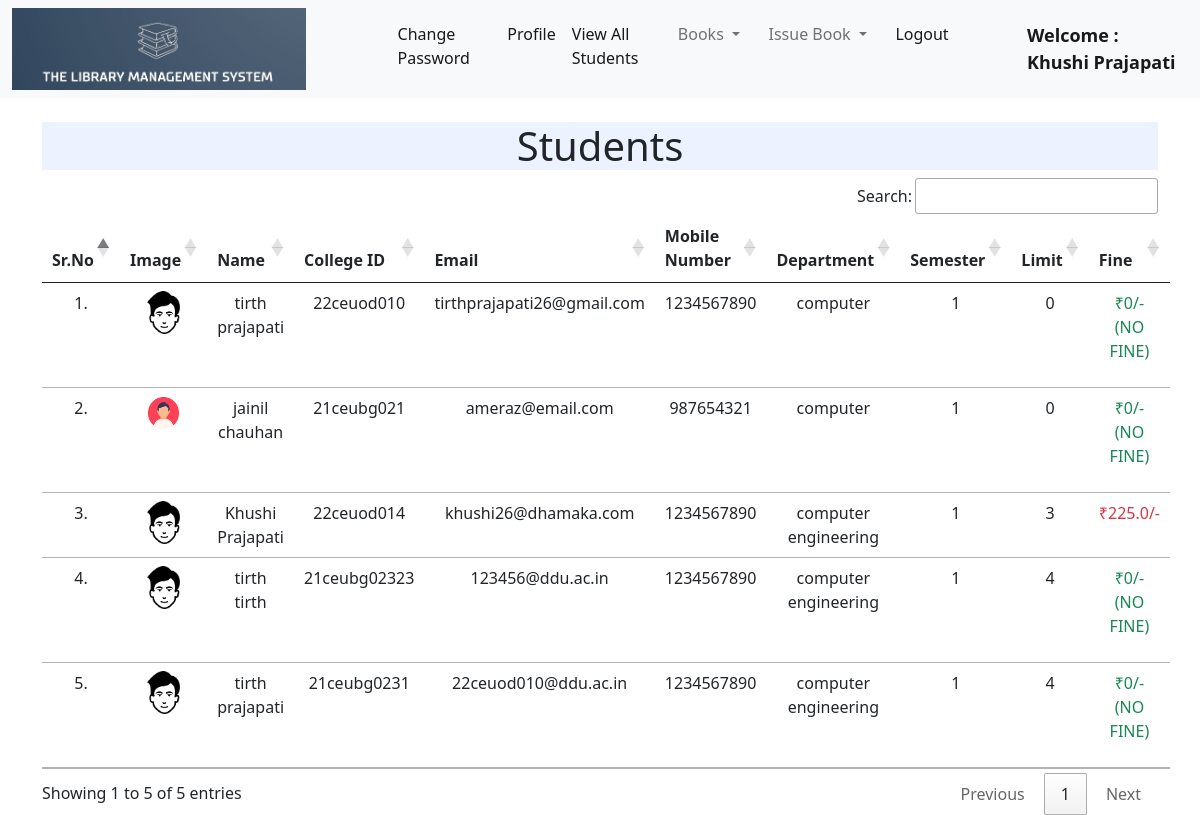
/librarian/viewStudents (signed in), run on an earlier commit of the app's database.
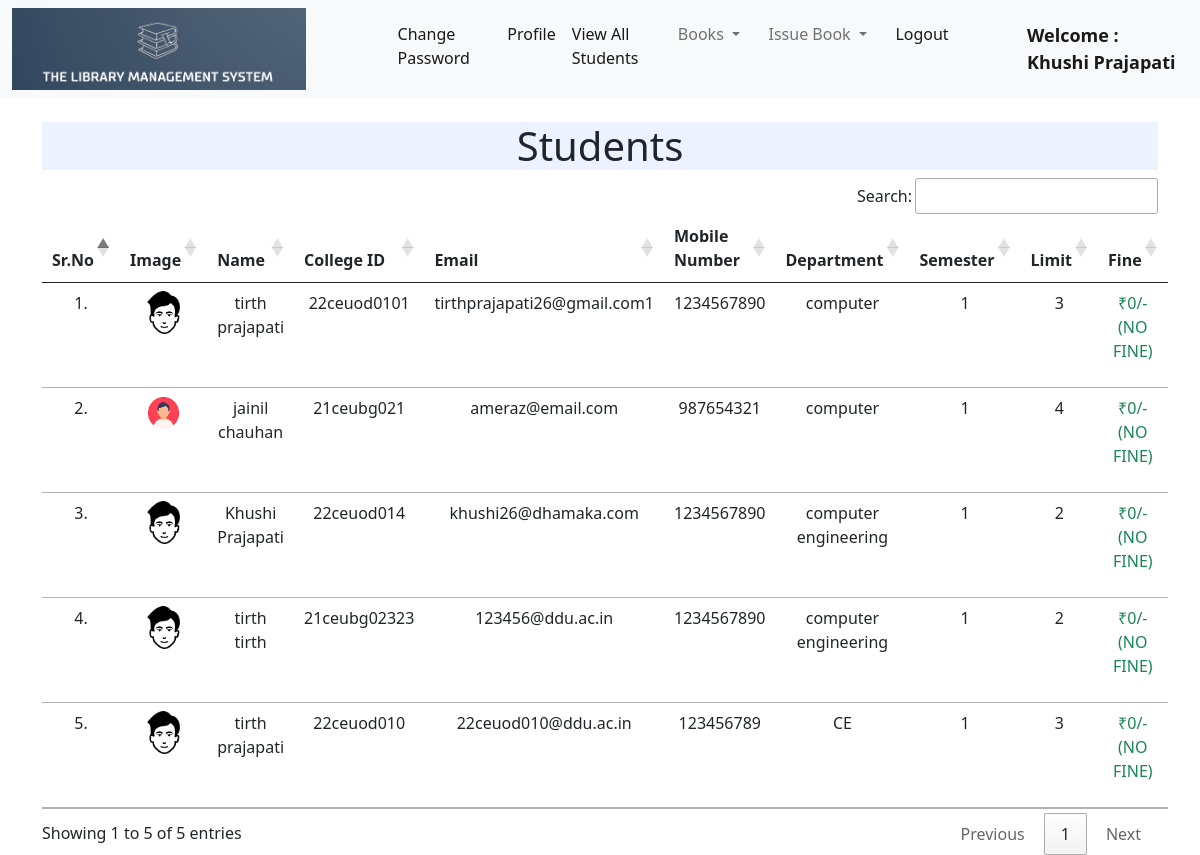
And on a later commit of the database.
### main/models.py (models this page shows)
class Student(models.Model):
    user = models.OneToOneField(User, on_delete=models.CASCADE)
    sem = models.IntegerField()
    dept = models.CharField(max_length=35)
    isActive = models.BooleanField(default=False)
    mobile = models.IntegerField()
    admissionDate = models.DateField(null= False)
    dob = models.DateField(null = False)
    image = models.ImageField(upload_to="", blank=True)
    limit = models.IntegerField(default = 4)
    fine = models.FloatField(default=0)
    def __str__(self):
        return "```College ID : ["+str(self.user) +"]``````DEPT : ["+str(self.dept)+']```' + "```SEM : ["+str(self.sem)+']```' +"```Limit : ["+str(self.limit)+"]```"

### librarian/views.py (the view)
# urls.py: path('viewStudents',views.viewStudents),
@login_required(login_url = '/librarian/')
def viewStudents(request):
    students = Student.objects.all()
    print(students)
    issueCount = []
    for student in students:
        issues = Issues.objects.filter(student_id = student)
        issues = len(issues)
        issueCount.append(issues)
    return render(request, "viewStudents.html", {'students':students,'issueCount':issueCount})

### templates/viewStudents.html (shortened to what this page needs)
{% extends 'libNavBar.html' %}
{% load static %}
{% block body %}
<div class="container mt-4">
    <h1 class="text-center" style=" background-color : #ECF2FF"> Students</h1>
    <table class="table table-hover" id="example">
        <thead>
            <tr class="text-center">
                <th>Sr.No</th>
                <th>Image</th>
                <th>Name</th>
                <th>College ID</th>
                <th>Email</th>
                <th>Mobile Number</th>
                <th>Department</th>
                <th>Semester</th>
                <th>Limit</th>
                <th>Fine</th>
            </tr>
        </thead>
        <tbody>
            {% for student in students %}
            <tr class="text-center">
                <td>{{forloop.counter}}.</td>
                <td><img src="{{student.image.url}}" alt="" width="50%" height="50%"></td>
                <td>{{student.user.get_full_name}}</td>
                <td>{{student.user.username}}</td>
                <td>{{student.user.email}}</td>
                <td>{{student.mobile}}</td>
                <td>{{student.dept}}</td>
                <td>{{student.sem}}</td>
                <td>{{student.limit}}</td>
                <td>{% if student.fine == 0%}
                    <p class="text-success"> ₹0/- (NO FINE) </p></td>
                    {%else%}
                    <p class="text-danger"> ₹{{student.fine}}/- </p>
                    {%endif%}
                </td>
            </tr>
            {% endfor %}
        </tbody>
    </table>
    </div>
{% endblock %}

### templates/libNavBar.html (shortened to what this page needs)
<!doctype html>
<html lang="en">
  <head>
    <link href="https://cdn.jsdelivr.net/npm/bootstrap@5.1.0/dist/css/bootstrap.min.css" rel="stylesheet">
    <link rel="stylesheet" href="https://cdn.datatables.net/1.10.25/css/jquery.dataTables.min.css">
    <link rel="stylesheet" href="https://cdn.datatables.net/buttons/1.7.1/css/buttons.dataTables.min.css">
    {% load static%}
  </head>
  <body>
    <nav class="navbar navbar-expand-lg navbar-light bg-light">
        <div class="container-fluid">
         <img src="{% static 'Logo.jpg' %}" width="25%" height="25%" alt="Image Not Found">
         <div class="collapse navbar-collapse" id="navbarSupportedContent">
            <ul class="navbar-nav me-auto mb-2 mb-lg-0">
              <li class="nav-item">
                <a class="nav-link active" aria-current="page" href="changePass">Change Password</a>
              </li>
              <li class="nav-item">
                <a class="nav-link active" aria-current="page" href="home">Profile</a>
              </li>
              <li class="nav-item">
                <a class="nav-link active" aria-current="page" href="viewStudents">View All Students</a>
              </li>
              <li class="nav-item dropdown">
                <a class="nav-link dropdown-toggle" href="#" id="navbarDropdown" role="button" data-bs-toggle="dropdown" aria-expanded="false">
                  Books
                </a>
              </li>
              <li class="nav-item dropdown">
                <a class="nav-link dropdown-toggle" href="#" id="navbarDropdown" role="button" data-bs-toggle="dropdown" aria-expanded="false">
                  Issue Book
                </a>
              </li>
              <li class="nav-item">
                <a class="nav-link active" aria-current="page" href="logout"onclick="return confirm('Do you really want to logout?')">Logout</a>
              </li>
              <li class="nav-item">
                <a style="font-weight:600; font-family:'Segoe UI', Tahoma, Geneva, Verdana, sans-serif; font-size: large;" class="nav-link active" href="#">Welcome : {{request.user.get_full_name}}</a>
              </li>
            </ul>
          </div>
        </div>
      </nav>
      {% block body %}
      {% endblock %}
  </body>
</html>

What changed in the data, as far as the page shows it:
removed Student: image (picture), user.get_full_name "tirth prajapati", user.username "21ceubg0231", user.email "22ceuod010@ddu.ac.in", mobile "1234567890", dept "computer engineering", sem "1", limit "4", fine "₹0/- (NO FINE)"
changed Student: user.username "22ceuod010" → "22ceuod0101"; user.email "tirthprajapati26@gmail.com" → "tirthprajapati26@gmail.com1"; limit "0" → "3"
changed Student "jainil chauhan": limit "0" → "4"
changed Student "Khushi Prajapati": limit "3" → "2"; fine "225.0" → (not shown); fine "₹ /-" → "₹0/- (NO FINE)"
changed Student "tirth tirth": limit "4" → "2"
added Student: image (picture), user.get_full_name "tirth prajapati", user.username "22ceuod010", user.email "22ceuod010@ddu.ac.in", mobile "123456789", dept "CE", sem "1", limit "3", fine "₹0/- (NO FINE)"
